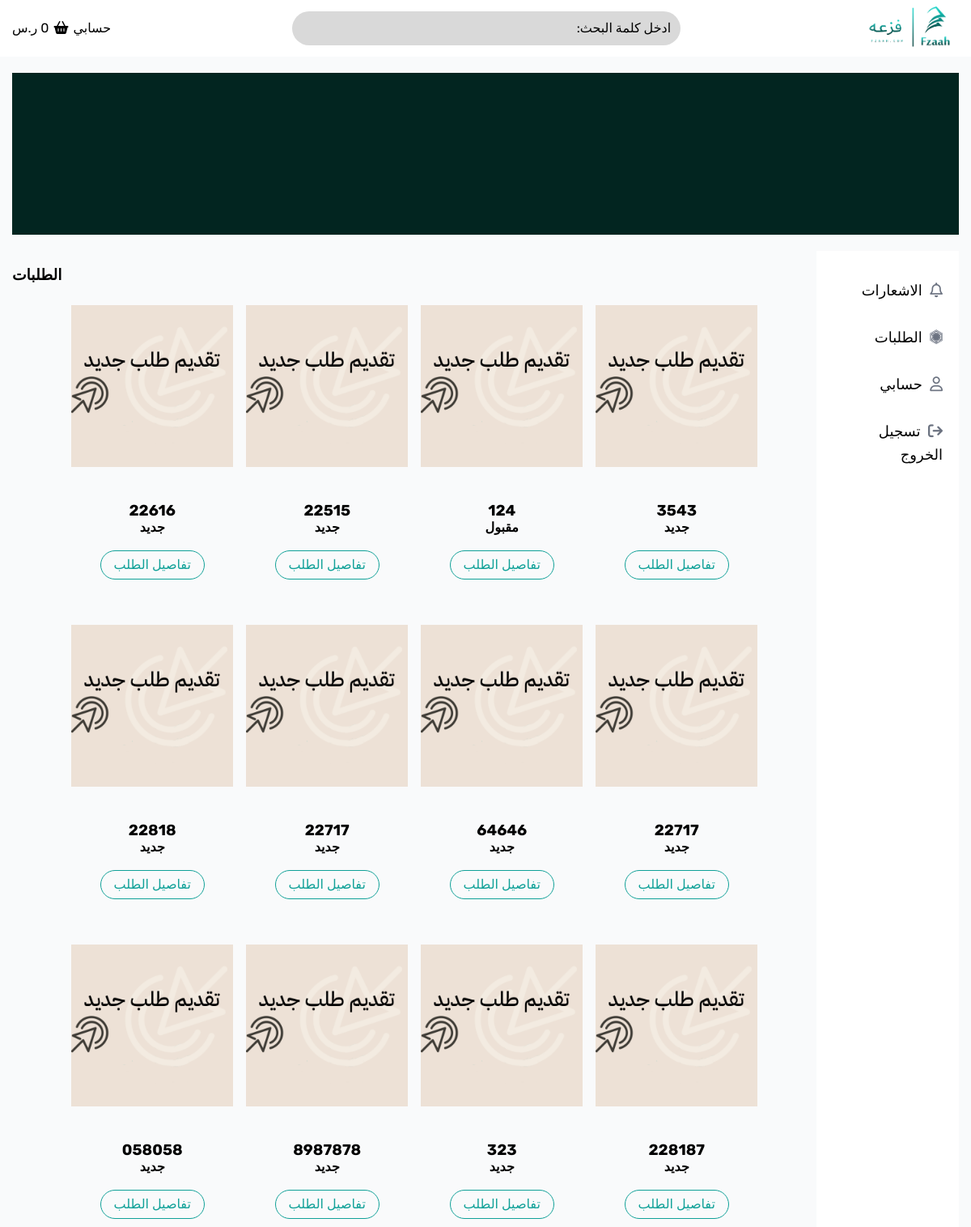
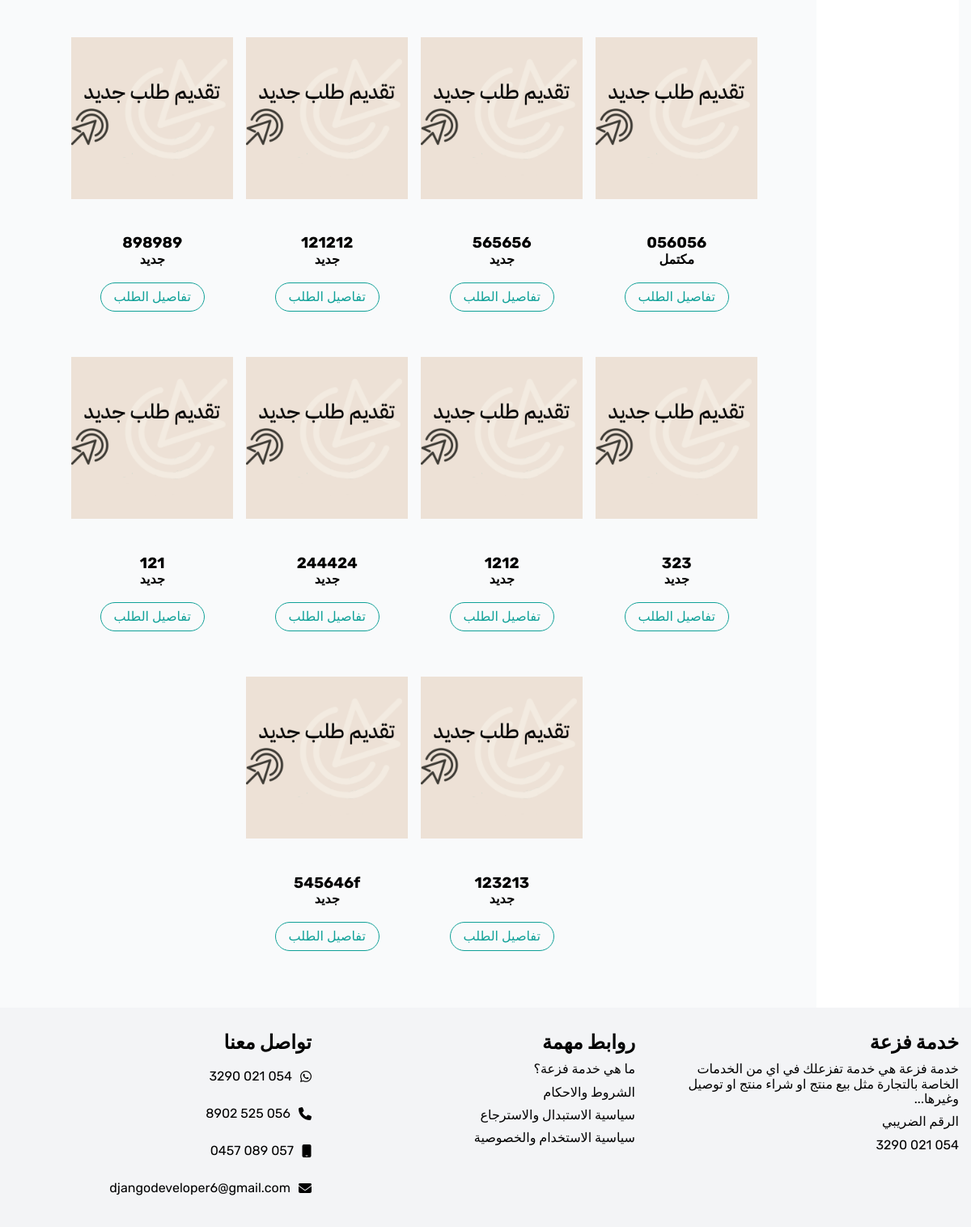
/user/profile/orders/ (signed in), run on the app's committed database (2 pictures, top to bottom).
### order/models.py (models this page shows, shortened)
class Order(models.Model):
    user = models.ForeignKey(CustomUser, verbose_name='المستخدم', on_delete =models.SET_NULL, null=True, blank=True)
    store = models.ForeignKey(Store, on_delete=models.SET_NULL, null=True, verbose_name='المتجر')
    status = models.CharField(max_length=50, choices=ORDER_STATUS_CHOICES, verbose_name="حالة الطلب", null=True, blank=True)
    number = models.CharField(max_length=255, verbose_name='رقم الطلب في المتجر')
    date= models.DateTimeField(verbose_name="التاريخ", auto_now_add=True)
    total = models.FloatField(verbose_name='الإجمالي', null=True, blank=True)
    commission_value = models.FloatField(verbose_name='قيمة العمولة', null=True, blank=True)
    commission_tax_value = models.FloatField(verbose_name='قيمة ضريبة العمولة', null=True,blank=True)
    total_with_tax = models.FloatField(verbose_name='الإجمالي مع ضريبة العمولة', null=True, blank=True)
    class Meta:
        verbose_name = 'طلب'
        verbose_name_plural = 'الطلبات'

### user/views.py (the view)
# urls.py: path('profile/orders/', user_orders, name='user-orders'),
@login_required
def user_orders(request):
    user = request.user
    orders = Order.objects.filter(user=user)
    context = {
        'orders': orders
    }
    return render(request, 'user/profile-orders.html', context)

### user/templates/user/profile-orders.html (shortened to what this page needs)
{% extends 'user/profile-base.html' %}
{% load static %}
{% block section_title %}
    الطلبات
{% endblock section_title %}
{% block section_content %}
<div class="container">
<section class="products mt-3">
    {% for order in orders %}
    <div class="product">
        <div class="image">
            <img src="{% static 'images/05.png' %}" alt="">
        </div>
        <div class="info">
            <h3>{{order.number}}</h3>
            <h4>{{order.get_status_display}}</h4>
            <br>
            <a href="{% url 'order:show-order' order.number %}" class="btn btn-outline">
                تفاصيل الطلب
            </a>
        </div>
    </div>
    {% endfor %}
</section>
{% endblock section_content %}

### project/static/css/profile.css (style rules this page uses)
main .content .info { width: 100%; margin: 40px 0; }

### user/templates/user/profile-orders.html (style rules this page uses)
.products { width: 100% !important; display: flex; flex-wrap: wrap; gap: 1rem; justify-content: center; }
.products img { width: 200px; }

### data on the page
Order: number "3543", status "جديد"
Order: number "124", status "مقبول"
Order: number "22515", status "جديد"
Order: number "22616", status "جديد"
Order: number "22717", status "جديد"
Order: number "64646", status "جديد"
Order: number "22717", status "جديد"
Order: number "22818", status "جديد"
Order: number "228187", status "جديد"
Order: number "323", status "جديد"
Order: number "8987878", status "جديد"
Order: number "058058", status "جديد"
Order: number "056056", status "مكتمل"
Order: number "565656", status "جديد"
Order: number "121212", status "جديد"
Order: number "898989", status "جديد"
Order: number "323", status "جديد"
Order: number "1212", status "جديد"
Order: number "244424", status "جديد"
Order: number "121", status "جديد"
Order: number "123213", status "جديد"
Order: number "545646f", status "جديد"
